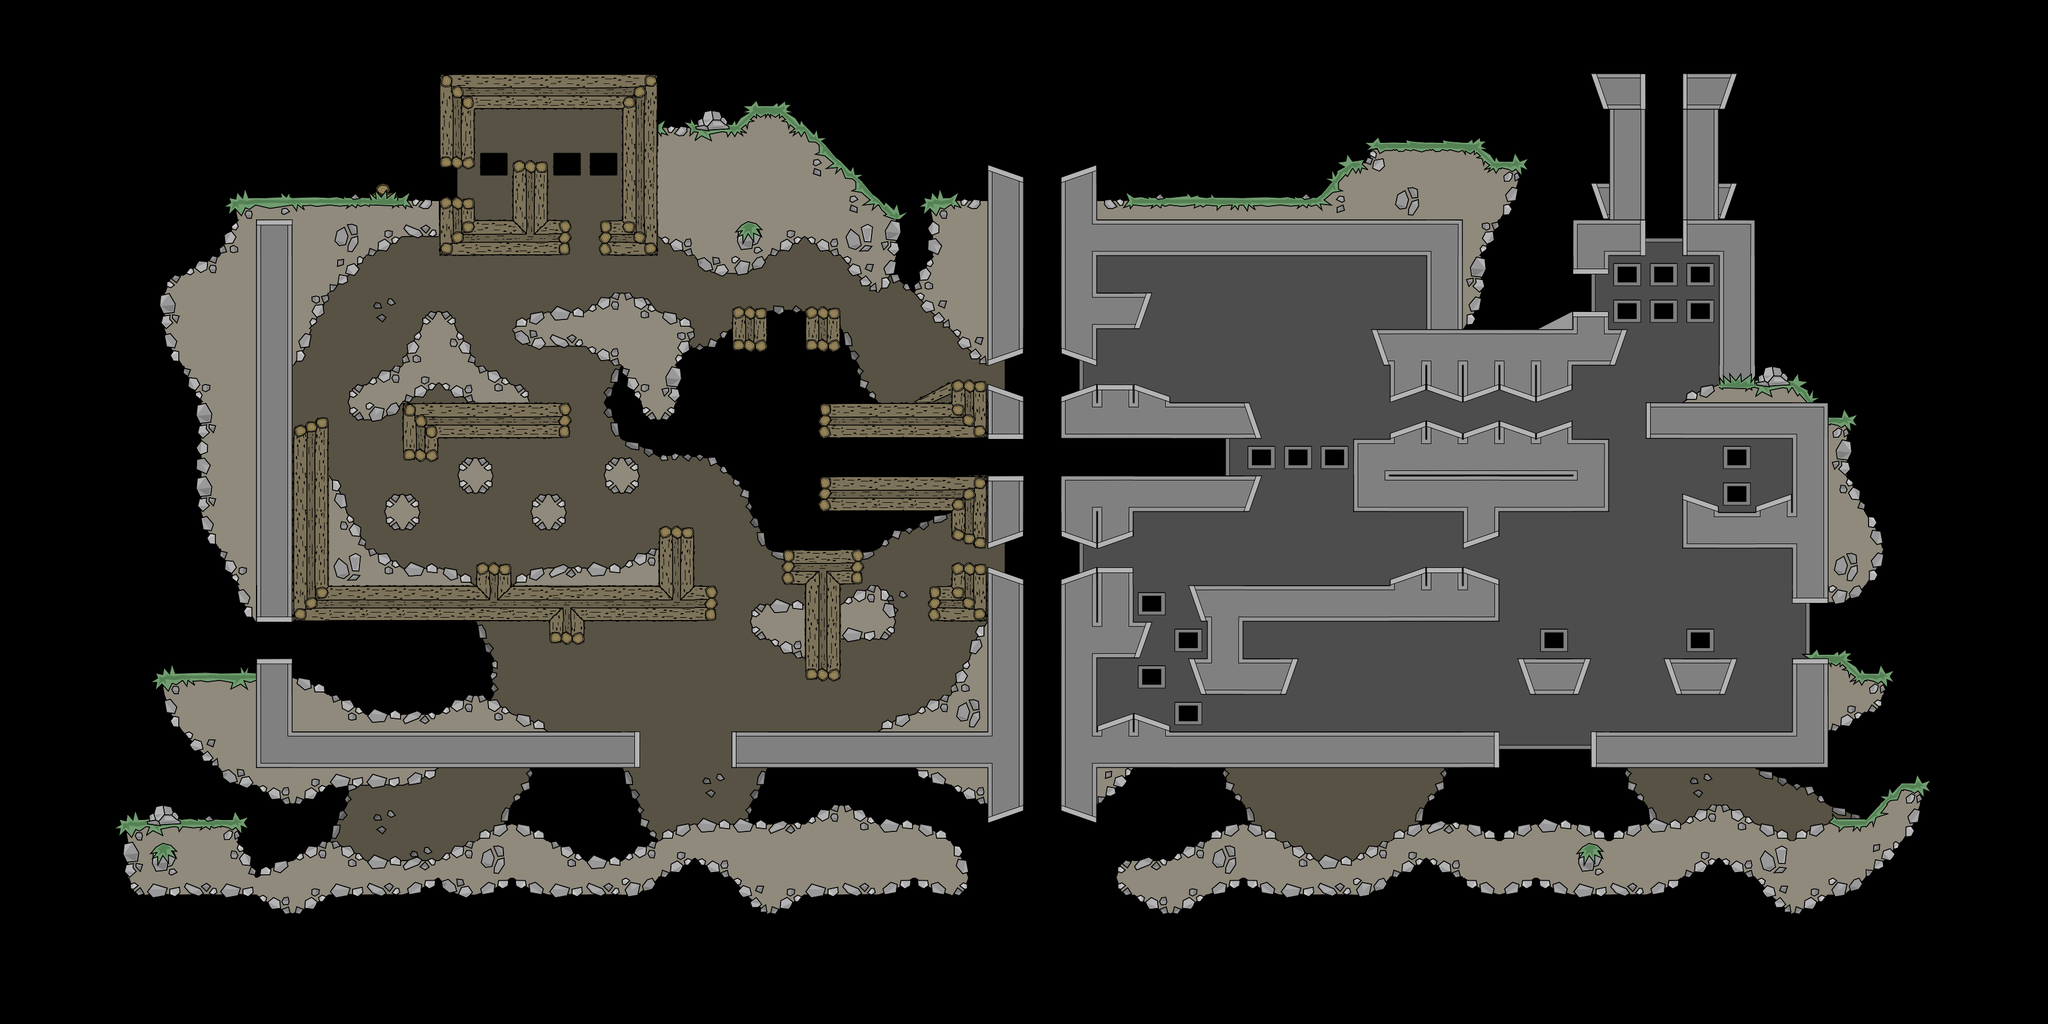

A 2D game scene composited from a Tiled map and its tileset images. What follows is a short description and the map's XML, with each tile layer's data collapsed to a summary:
An orthogonal 56x28 tile map with 64x64 px tiles, 2 tile layers (tilebg, tile) and 21 objects (2x wp_p_09, sp_p_06, wp_p_05, sp_p_05, sp_p_00, ...).

<map version="1.0" orientation="orthogonal" width="56" height="28" tilewidth="64" tileheight="64">
 <tileset firstgid="1" source="t64_new.tsx" />
 <layer name="tilebg" width="56" height="28">
  <data>[1568 cells, 608 non-empty, 36 distinct tile ids]</data>
 </layer>
 <layer name="tile" width="56" height="28">
  <data>[1568 cells, 613 non-empty, 108 distinct tile ids]</data>
 </layer>
 <objectgroup name="objects" width="56" height="28">
  <object name="sp_p_06" x="3040" y="812" />
  <object name="wp_p_05" x="1438" y="506">
   <properties>
    <property name="weapon" value="mp5,proxynade,magnum,machete,phasr,gasnade" />
   </properties>
  </object>
  <object name="sp_p_05" x="1058" y="1462" />
  <object name="sp_p_00" x="2018" y="800" />
  <object name="sp_p_01" x="2706" y="1340" width="20" height="22" />
  <object name="sp_p_02" x="2502" y="210" />
  <object name="sp_p_03" x="1664" y="298" />
  <object name="wp_p_03" x="1958" y="476" width="22" height="20">
   <properties>
    <property name="weapon" value="m16,proxynade,shotgun,riot,phasr,gasnade" />
   </properties>
  </object>
  <object name="sp_p_04" x="1398" y="870" />
  <object name="wp_p_00" x="552" y="692">
   <properties>
    <property name="weapon" value="fragnade,proxynade,mp5,gasnade" />
   </properties>
  </object>
  <object name="wp_p_02" x="1510" y="1238">
   <properties>
    <property name="weapon" value="mp5,fragnade,emp,riot,m14" />
   </properties>
  </object>
  <object name="wp_p_04" x="1342" y="148">
   <properties>
    <property name="weapon" value="m16,ak47,smaw,m93ba" />
   </properties>
  </object>
  <object name="wp_p_01" x="1024" y="948">
   <properties>
    <property name="weapon" value="ak47,healthpack,shotgun" />
   </properties>
  </object>
  <object name="sp_p_07" x="566" y="308" />
  <object name="wp_p_06" x="2708" y="1108" width="20" height="22">
   <properties>
    <property name="weapon" value="ak47,m16" />
   </properties>
  </object>
  <object name="wp_p_07" x="3138" y="1420">
   <properties>
    <property name="weapon" value="shotgun,m14" />
   </properties>
  </object>
  <object name="wp_p_08" x="2334" y="1462">
   <properties>
    <property name="weapon" value="mp5,m93ba,smaw" />
   </properties>
  </object>
  <object name="wp_p_09" x="2656" y="554">
   <properties>
    <property name="weapon" value="magnum,fragnade,proxynade,gasnade" />
   </properties>
  </object>
  <object name="wp_p_09" x="322" y="1400">
   <properties>
    <property name="weapon" value="smaw,m93ba,m16,m14" />
   </properties>
  </object>
  <object name="wp_p_10" x="3042" y="865">
   <properties>
    <property name="weapon" value="healthpack,boosttank,machete,riot" />
   </properties>
  </object>
  <object name="wp_p_11" x="1953" y="1227">
   <properties>
    <property name="weapon" value="flame,machete,m14,emp" />
   </properties>
  </object>
 </objectgroup>
</map>
